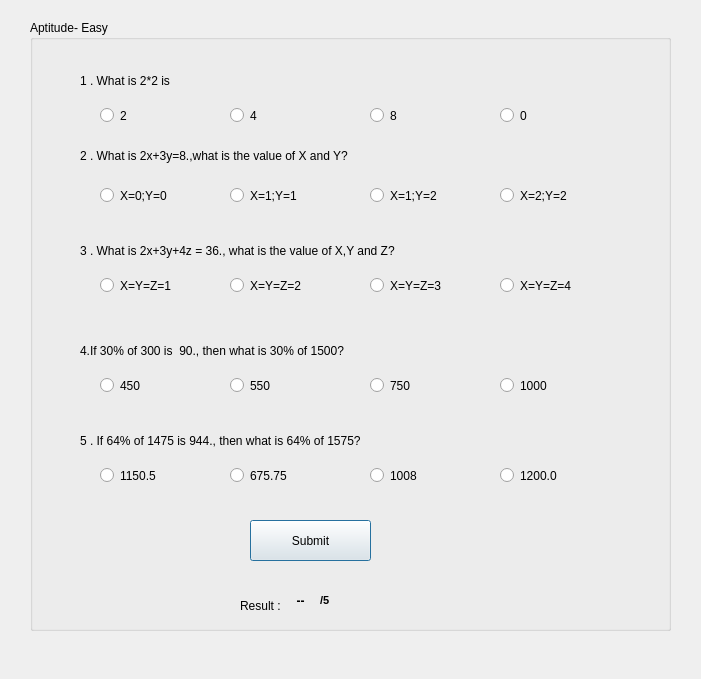
<?xml version="1.0" encoding="UTF-8"?>
<ui version="4.0">
 <class>Apt_easy_page</class>
 <widget class="QDialog" name="Apt_easy_page">
  <property name="geometry">
   <rect>
    <x>0</x>
    <y>0</y>
    <width>701</width>
    <height>679</height>
   </rect>
  </property>
  <property name="windowTitle">
   <string>Dialog</string>
  </property>
  <property name="styleSheet">
   <string notr="true">.body
{
background-color:white;
}</string>
  </property>
  <widget class="QGroupBox" name="groupBox">
   <property name="geometry">
    <rect>
     <x>30</x>
     <y>20</y>
     <width>641</width>
     <height>611</height>
    </rect>
   </property>
   <property name="title">
    <string>Aptitude- Easy</string>
   </property>
   <widget class="QLabel" name="qn_1">
    <property name="geometry">
     <rect>
      <x>50</x>
      <y>40</y>
      <width>181</width>
      <height>41</height>
     </rect>
    </property>
    <property name="text">
     <string>1 . What is 2*2 is </string>
    </property>
   </widget>
   <widget class="QRadioButton" name="rb1_q1">
    <property name="geometry">
     <rect>
      <x>70</x>
      <y>80</y>
      <width>111</width>
      <height>31</height>
     </rect>
    </property>
    <property name="text">
     <string>2</string>
    </property>
   </widget>
   <widget class="QRadioButton" name="rb2_q1">
    <property name="geometry">
     <rect>
      <x>200</x>
      <y>80</y>
      <width>111</width>
      <height>31</height>
     </rect>
    </property>
    <property name="text">
     <string>4</string>
    </property>
   </widget>
   <widget class="QRadioButton" name="rb3_q1">
    <property name="geometry">
     <rect>
      <x>340</x>
      <y>80</y>
      <width>111</width>
      <height>31</height>
     </rect>
    </property>
    <property name="text">
     <string>8</string>
    </property>
   </widget>
   <widget class="QRadioButton" name="rb4_q1">
    <property name="geometry">
     <rect>
      <x>470</x>
      <y>80</y>
      <width>111</width>
      <height>31</height>
     </rect>
    </property>
    <property name="text">
     <string>0</string>
    </property>
   </widget>
   <widget class="QLabel" name="qn_2">
    <property name="geometry">
     <rect>
      <x>50</x>
      <y>120</y>
      <width>371</width>
      <height>31</height>
     </rect>
    </property>
    <property name="text">
     <string>2 . What is 2x+3y=8.,what is the value of X and Y? </string>
    </property>
   </widget>
   <widget class="QRadioButton" name="rb2_q2">
    <property name="geometry">
     <rect>
      <x>200</x>
      <y>160</y>
      <width>111</width>
      <height>31</height>
     </rect>
    </property>
    <property name="text">
     <string>X=1;Y=1</string>
    </property>
   </widget>
   <widget class="QRadioButton" name="rb4_q2">
    <property name="geometry">
     <rect>
      <x>470</x>
      <y>160</y>
      <width>111</width>
      <height>31</height>
     </rect>
    </property>
    <property name="text">
     <string>X=2;Y=2</string>
    </property>
   </widget>
   <widget class="QRadioButton" name="rb3_q2">
    <property name="geometry">
     <rect>
      <x>340</x>
      <y>160</y>
      <width>111</width>
      <height>31</height>
     </rect>
    </property>
    <property name="text">
     <string>X=1;Y=2</string>
    </property>
   </widget>
   <widget class="QRadioButton" name="rb1_q2">
    <property name="geometry">
     <rect>
      <x>70</x>
      <y>160</y>
      <width>111</width>
      <height>31</height>
     </rect>
    </property>
    <property name="text">
     <string>X=0;Y=0</string>
    </property>
   </widget>
   <widget class="QLabel" name="qn_3">
    <property name="geometry">
     <rect>
      <x>50</x>
      <y>210</y>
      <width>361</width>
      <height>41</height>
     </rect>
    </property>
    <property name="text">
     <string>3 . What is 2x+3y+4z = 36., what is the value of X,Y and Z? </string>
    </property>
   </widget>
   <widget class="QRadioButton" name="rb2_q3">
    <property name="geometry">
     <rect>
      <x>200</x>
      <y>250</y>
      <width>111</width>
      <height>31</height>
     </rect>
    </property>
    <property name="text">
     <string>X=Y=Z=2</string>
    </property>
   </widget>
   <widget class="QRadioButton" name="rb4_q3">
    <property name="geometry">
     <rect>
      <x>470</x>
      <y>250</y>
      <width>111</width>
      <height>31</height>
     </rect>
    </property>
    <property name="text">
     <string>X=Y=Z=4</string>
    </property>
   </widget>
   <widget class="QRadioButton" name="rb3_q3">
    <property name="geometry">
     <rect>
      <x>340</x>
      <y>250</y>
      <width>111</width>
      <height>31</height>
     </rect>
    </property>
    <property name="text">
     <string>X=Y=Z=3</string>
    </property>
   </widget>
   <widget class="QRadioButton" name="rb1_q3">
    <property name="geometry">
     <rect>
      <x>70</x>
      <y>250</y>
      <width>111</width>
      <height>31</height>
     </rect>
    </property>
    <property name="text">
     <string>X=Y=Z=1</string>
    </property>
   </widget>
   <widget class="QLabel" name="qn_4">
    <property name="geometry">
     <rect>
      <x>50</x>
      <y>310</y>
      <width>321</width>
      <height>41</height>
     </rect>
    </property>
    <property name="text">
     <string>4.If 30% of 300 is  90., then what is 30% of 1500?</string>
    </property>
   </widget>
   <widget class="QRadioButton" name="rb2_q4">
    <property name="geometry">
     <rect>
      <x>200</x>
      <y>350</y>
      <width>111</width>
      <height>31</height>
     </rect>
    </property>
    <property name="text">
     <string>550</string>
    </property>
   </widget>
   <widget class="QRadioButton" name="rb4_q4">
    <property name="geometry">
     <rect>
      <x>470</x>
      <y>350</y>
      <width>111</width>
      <height>31</height>
     </rect>
    </property>
    <property name="text">
     <string>1000</string>
    </property>
   </widget>
   <widget class="QRadioButton" name="rb3_q4">
    <property name="geometry">
     <rect>
      <x>340</x>
      <y>350</y>
      <width>111</width>
      <height>31</height>
     </rect>
    </property>
    <property name="text">
     <string>750</string>
    </property>
   </widget>
   <widget class="QRadioButton" name="rb1_q4">
    <property name="geometry">
     <rect>
      <x>70</x>
      <y>350</y>
      <width>111</width>
      <height>31</height>
     </rect>
    </property>
    <property name="text">
     <string>450</string>
    </property>
   </widget>
   <widget class="QLabel" name="qn_5">
    <property name="geometry">
     <rect>
      <x>50</x>
      <y>400</y>
      <width>321</width>
      <height>41</height>
     </rect>
    </property>
    <property name="text">
     <string>5 . If 64% of 1475 is 944., then what is 64% of 1575?</string>
    </property>
   </widget>
   <widget class="QRadioButton" name="rb2_q5">
    <property name="geometry">
     <rect>
      <x>200</x>
      <y>440</y>
      <width>111</width>
      <height>31</height>
     </rect>
    </property>
    <property name="text">
     <string>675.75</string>
    </property>
   </widget>
   <widget class="QRadioButton" name="rb4_q5">
    <property name="geometry">
     <rect>
      <x>470</x>
      <y>440</y>
      <width>111</width>
      <height>31</height>
     </rect>
    </property>
    <property name="text">
     <string>1200.0</string>
    </property>
   </widget>
   <widget class="QRadioButton" name="rb3_q5">
    <property name="geometry">
     <rect>
      <x>340</x>
      <y>440</y>
      <width>111</width>
      <height>31</height>
     </rect>
    </property>
    <property name="text">
     <string>1008</string>
    </property>
   </widget>
   <widget class="QRadioButton" name="rb1_q5">
    <property name="geometry">
     <rect>
      <x>70</x>
      <y>440</y>
      <width>111</width>
      <height>31</height>
     </rect>
    </property>
    <property name="text">
     <string>1150.5</string>
    </property>
   </widget>
   <widget class="QLabel" name="res_label">
    <property name="geometry">
     <rect>
      <x>210</x>
      <y>570</y>
      <width>61</width>
      <height>31</height>
     </rect>
    </property>
    <property name="text">
     <string>Result :</string>
    </property>
   </widget>
   <widget class="QLabel" name="label">
    <property name="geometry">
     <rect>
      <x>240</x>
      <y>570</y>
      <width>61</width>
      <height>21</height>
     </rect>
    </property>
    <property name="font">
     <font>
      <pointsize>9</pointsize>
      <weight>75</weight>
      <bold>true</bold>
     </font>
    </property>
    <property name="text">
     <string>--</string>
    </property>
    <property name="alignment">
     <set>Qt::AlignCenter</set>
    </property>
   </widget>
   <widget class="QPushButton" name="submit">
    <property name="geometry">
     <rect>
      <x>220</x>
      <y>500</y>
      <width>121</width>
      <height>41</height>
     </rect>
    </property>
    <property name="text">
     <string>Submit</string>
    </property>
   </widget>
   <widget class="QLabel" name="label_2">
    <property name="geometry">
     <rect>
      <x>290</x>
      <y>570</y>
      <width>61</width>
      <height>21</height>
     </rect>
    </property>
    <property name="font">
     <font>
      <pointsize>8</pointsize>
      <weight>75</weight>
      <bold>true</bold>
     </font>
    </property>
    <property name="text">
     <string>/5</string>
    </property>
   </widget>
  </widget>
 </widget>
 <resources/>
 <connections/>
</ui>
